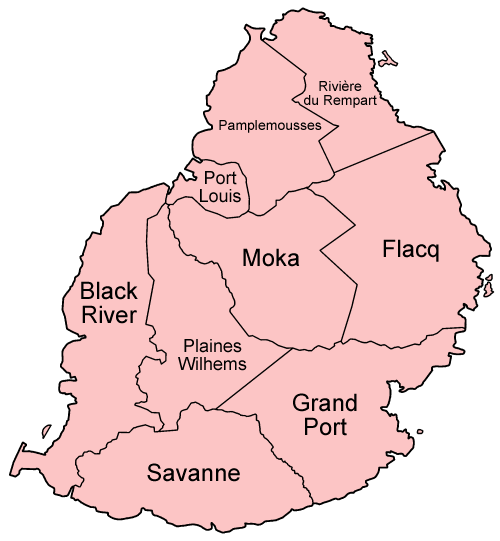
#> input picture assets/districts-map.png, 500 x 541 px, found by its file name
$ python trace-districts.py path/to/districts-map.png
#> lines starting #> are read from the running program, lines starting #| are printed output that depends on the picture; after the words box and inside, x2 and y2 are one past the last pixel; in counts of white or black regions, pixels touching at a corner belong together
"""
Traces the 9 district outlines (and the island coastline) from a simple
district map image (pink districts, black borders, white sea) and writes
src/data/districtShapes.ts.

    python3 scripts/trace-districts.py path/to/districts-map.png

Only needs Pillow + numpy. Pixels are mapped linearly to the island's
real lat/lon extent; LABELS are the label positions in the image (also used
as each district's label anchor in the game).
"""
import json, sys
from collections import deque
import numpy as np
from PIL import Image

img = np.array(Image.open(sys.argv[1]).convert('RGB')).astype(int)
H, W, _ = img.shape
#> H = 541; W = 500
r, g, b = img[..., 0], img[..., 1], img[..., 2]
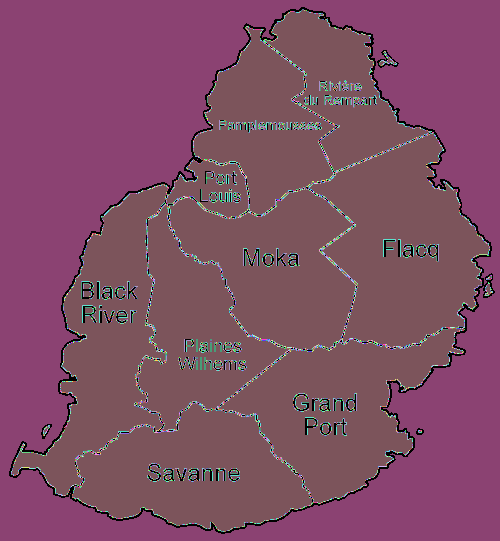
#> r: shape (541, 500) int64; 50 distinct labels, from 0 to 255; one colour per label, 0 black
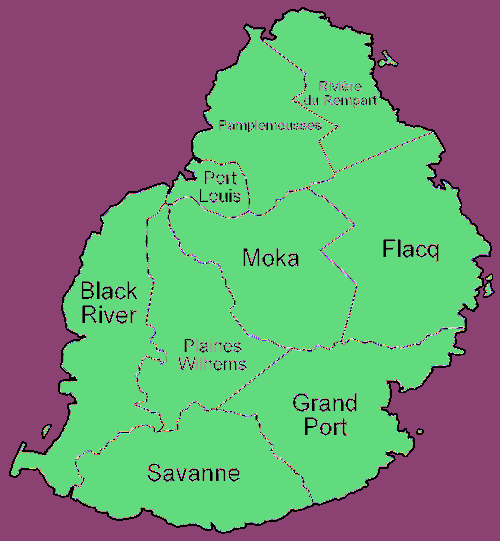
#> g: shape (541, 500) int64; 50 distinct labels, from 0 to 255; one colour per label, 0 black
white = (r > 235) & (g > 235) & (b > 235)
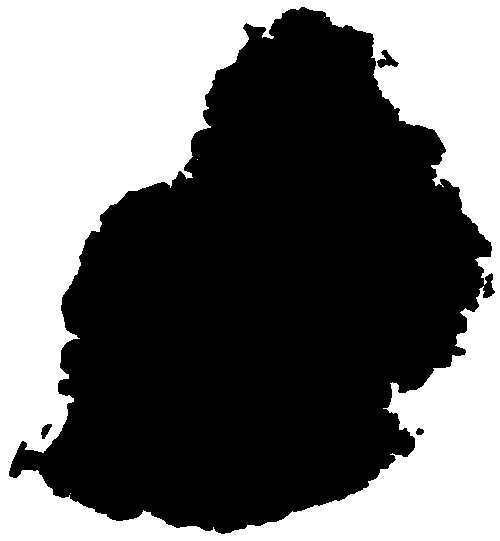
#> white: shape (541, 500) bool; 43.3% white; 4 white regions (3 under 20 px), largest, box (x1, y1, x2, y2) and area: (0, 0, 500, 541) 117017
pink = (r > 200) & (g > 150) & (g < 225) & (b > 150) & (b < 225) & (r - g > 20)
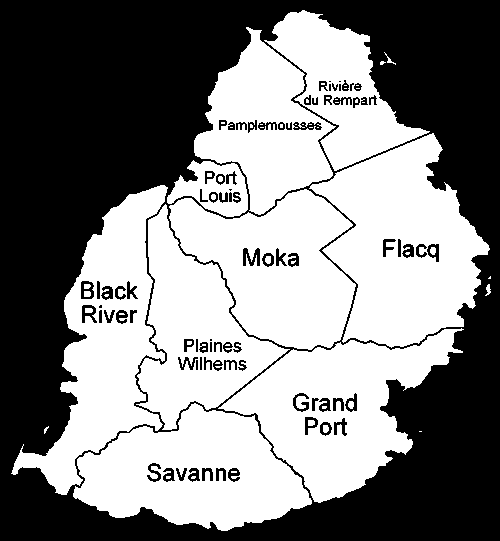
#> pink: shape (541, 500) bool; 50.8% white; 84 black regions (8 under 20 px), largest, box (x1, y1, x2, y2) and area: (0, 0, 500, 541) 127491, (243, 248, 260, 266) 185, (293, 122, 322, 130) 145
print('pink px', pink.sum(), 'white', white.sum(), file=sys.stderr)

# connected components of pink (4-neighbour)
lab = np.zeros((H, W), int)
comps = []
n = 0
for y in range(H):
    for x in range(W):
        if pink[y, x] and not lab[y, x]:
            n += 1
            q = deque([(y, x)]); lab[y, x] = n; pts = []
            while q:
                cy, cx = q.popleft(); pts.append((cy, cx))
                for dy, dx in ((1,0),(-1,0),(0,1),(0,-1)):
                    ny, nx = cy+dy, cx+dx
                    if 0 <= ny < H and 0 <= nx < W and pink[ny, nx] and not lab[ny, nx]:
                        lab[ny, nx] = n; q.append((ny, nx))
            comps.append((n, len(pts), np.mean([p[1] for p in pts]), np.mean([p[0] for p in pts])))
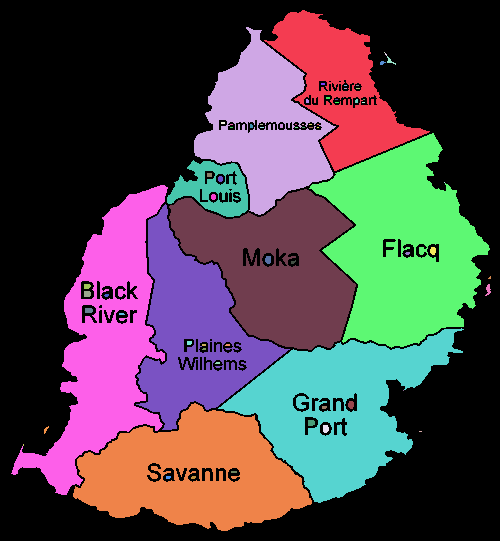
#> lab: shape (541, 500) int64; 72 distinct labels, from 0 to 71; one colour per label, 0 black
#> after the loop, n = 71
big = [c for c in comps if c[1] > 1500]
print('components', len(comps), 'big', [(c[0], c[1], round(c[2]), round(c[3])) for c in big], file=sys.stderr)

# label centres read off the image
LABELS = {
 'port-louis': (220, 185), 'pamplemousses': (270, 130), 'riviere-du-rempart': (345, 95),
 'flacq': (405, 250), 'moka': (270, 258), 'plaines-wilhems': (215, 355),
 'grand-port': (325, 415), 'savanne': (205, 470), 'black-river': (110, 315),
}
assign = {}
for did, (lx, ly) in LABELS.items():
    best = min(big, key=lambda c: (c[2]-lx)**2 + (c[3]-ly)**2)
    assign[best[0]] = did
print('assign', assign, file=sys.stderr)
keep = {k: v for k, v in assign.items()}
# grow district labels over line/text pixels inside the island (multi-source BFS)
region = np.zeros((H, W), int)
q = deque()
for cid in keep:
    ys, xs = np.nonzero(lab == cid)
    region[ys, xs] = cid
    for y, x in zip(ys, xs): q.append((y, x))
#> region: shape (541, 500) int64; 10 distinct labels, from 0 to 62
inside = ~white
while q:
    cy, cx = q.popleft()
    for dy, dx in ((1,0),(-1,0),(0,1),(0,-1)):
        ny, nx = cy+dy, cx+dx
        if 0 <= ny < H and 0 <= nx < W and inside[ny, nx] and not region[ny, nx]:
            region[ny, nx] = region[cy, cx]; q.append((ny, nx))
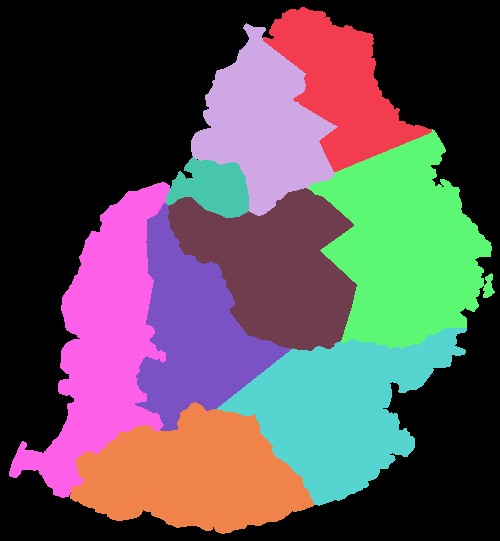
#> region: shape (541, 500) int64; 10 distinct labels, from 0 to 62; one colour per label, 0 black

def trace(mask):
    """Moore-neighbour boundary trace of the largest blob; returns pixel-corner-ish points."""
    ys, xs = np.nonzero(mask)
    start = (ys.min(), xs[ys == ys.min()].min())
    nbr = [(-1,0),(-1,1),(0,1),(1,1),(1,0),(1,-1),(0,-1),(-1,-1)]
    pts = [start]; cur = start; back = 6  # came from the west
    for _ in range(200000):
        for i in range(8):
            d = (back + 1 + i) % 8
            ny, nx = cur[0]+nbr[d][0], cur[1]+nbr[d][1]
            if 0 <= ny < H and 0 <= nx < W and mask[ny, nx]:
                back = (d + 4) % 8
                cur = (ny, nx)
                break
        if cur == start: break
        pts.append(cur)
    return pts

def dp(points, eps):
    if len(points) < 3: return points
    a, bpt = np.array(points[0], float), np.array(points[-1], float)
    ab = bpt - a; L = np.hypot(*ab) or 1.0
    dmax, idx = 0, 0
    for i in range(1, len(points)-1):
        p = np.array(points[i], float)
        d = abs(ab[0]*(a[1]-p[1]) - ab[1]*(a[0]-p[0])) / L
        if d > dmax: dmax, idx = d, i
    if dmax > eps:
        return dp(points[:idx+1], eps)[:-1] + dp(points[idx:], eps)
    return [points[0], points[-1]]

def simplify_closed(pts, eps):
    # split at the farthest point from the start to handle the closed loop
    p0 = np.array(pts[0]); far = max(range(len(pts)), key=lambda i: np.hypot(*(np.array(pts[i]) - p0)))
    return dp(pts[:far+1], eps)[:-1] + dp(pts[far:] + [pts[0]], eps)[:-1]

# pixel -> lat/lon calibration from the main island's extent
island = region > 0
ys, xs = np.nonzero(island)
#> island: shape (541, 500) bool; 56.6% white; 4 black regions (3 under 20 px), largest, box (x1, y1, x2, y2) and area: (0, 0, 500, 541) 117343
x0, x1, y0, y1 = xs.min(), xs.max(), ys.min(), ys.max()
#> x0 = 9; x1 = 494; y0 = 7; y1 = 533
print('island px bounds', x0, x1, y0, y1, file=sys.stderr)
LON0, LON1, LAT0, LAT1 = 57.307, 57.793, -19.983, -20.525
def ll(p):
    y, x = p
    return [round(LAT0 + (y - y0) / (y1 - y0) * (LAT1 - LAT0), 4), round(LON0 + (x - x0) / (x1 - x0) * (LON1 - LON0), 4)]

out = {'districts': {}, 'coast': None}
for cid, did in keep.items():
    pts = simplify_closed(trace(region == cid), 1.3)
    out['districts'][did] = [ll(p) for p in pts]
    print(did, len(pts), file=sys.stderr)
coast = simplify_closed(trace(island), 1.1)
out['coast'] = [ll(p) for p in coast]
print('coast', len(coast), file=sys.stderr)
out['labels'] = {k: ll((y, x)) for k, (x, y) in LABELS.items()}
ts = ['// GENERATED by scripts/trace-districts.py — do not edit by hand.',
      "import type { DistrictId, LatLon } from '@/types/geo';", '',
      '/** Island coastline (lat/lon, closed). */',
      'export const ISLAND_OUTLINE: LatLon[] = ' + json.dumps(out['coast']) + ';', '',
      '/** District outlines (lat/lon, closed; neighbours share edges). */',
      'export const DISTRICT_SHAPES: Record<DistrictId, LatLon[]> = {']
for k, v in out['districts'].items():
    ts.append(f"  '{k}': {json.dumps(v)},")
ts.append('};'); ts.append('')
ts.append('/** Where each district name sits (lat/lon). */')
ts.append('export const DISTRICT_LABELS: Record<DistrictId, LatLon> = {')
for k, v in out['labels'].items():
    ts.append(f"  '{k}': {json.dumps(v)},")
ts.append('};')
open('src/data/districtShapes.ts', 'w').write('\n'.join(ts) + '\n')
